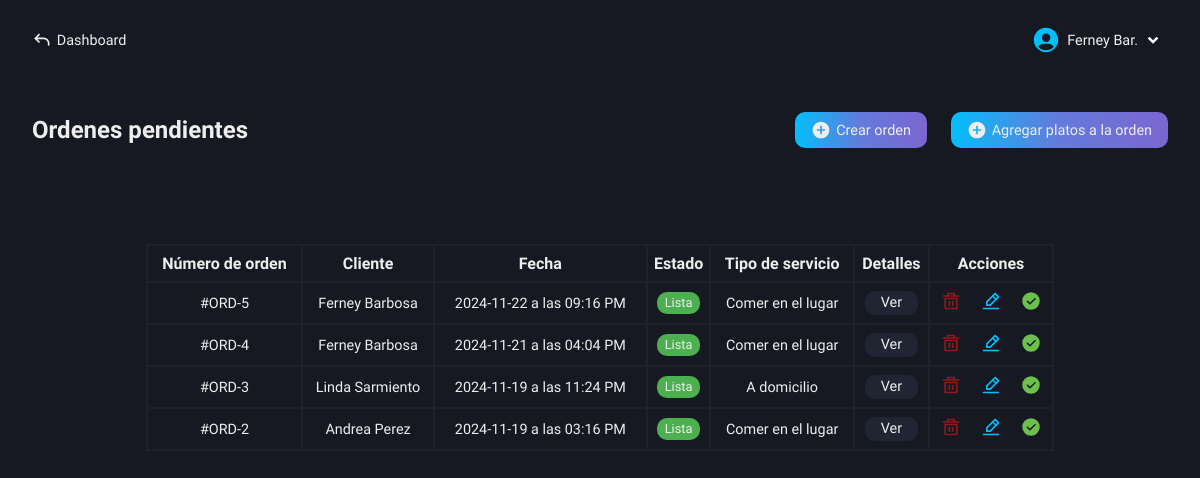
Page /roles/restaurant/kitchen/pending-orders.php (signed in) on the earlier database version.
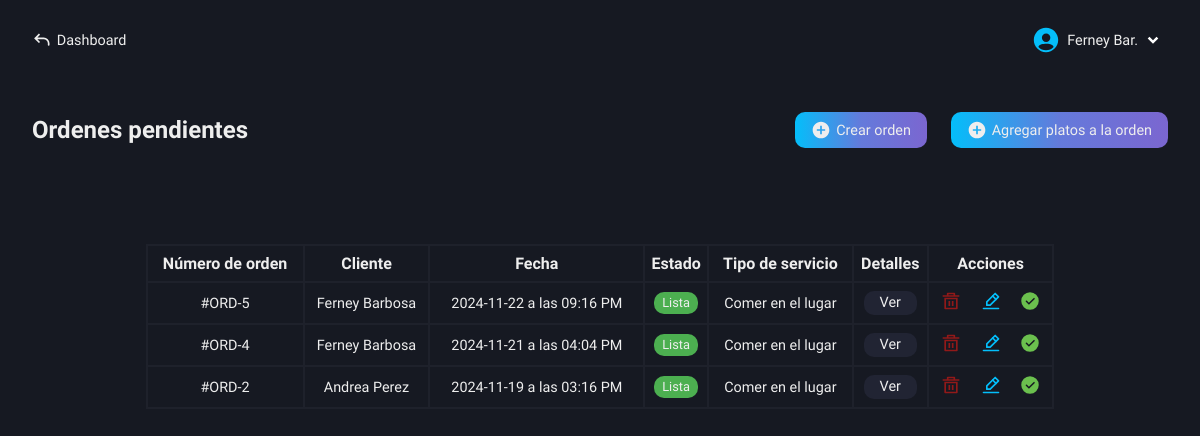
Same page on the later database version.
### tables this page shows
CREATE TABLE `users` (
  `id` int(11) NOT NULL AUTO_INCREMENT,
  `name` varchar(100) NOT NULL,
  `lastname` varchar(100) NOT NULL,
  `email` varchar(100) NOT NULL,
  `phone_number` varchar(100) NOT NULL,
  `pass` varchar(100) NOT NULL,
  `name_business` varchar(100) NOT NULL,
  `role` varchar(100) NOT NULL,
  PRIMARY KEY (`id`)
);

CREATE TABLE `pending_orders` (
  `id` int(11) NOT NULL AUTO_INCREMENT,
  `order_number` int(11) NOT NULL,
  `customer` varchar(100) NOT NULL,
  `order_date` varchar(100) NOT NULL,
  `order_status` varchar(100) NOT NULL,
  `type_service` varchar(100) NOT NULL,
  `transaction` varchar(100) NOT NULL,
  PRIMARY KEY (`id`)
);

### roles/restaurant/kitchen/pending-orders.php (the view, shortened to what this page needs)
<!DOCTYPE html>
<html lang="es">
<head>
    <link rel="stylesheet" href="../../../css/restaurant/pending-orders.css">
    <?php
        include("../../../conexion.php");
        if (isset($_SESSION['user_id'])) {
            $id_user = $_SESSION['user_id'];
        } else {
            header("Location: ../../../index.php");
            exit();
        }
    ?>
</head>
<body>
    <main class="main">
        <nav class="nav-dash">
            <a href="../../dashboard-restaurant.php" class="go-dash">
                <svg xmlns="http://www.w3.org/2000/svg" width="20" height="20" viewBox="0 0 24 24"><path fill="#eee" d="m4 10l-.707.707L2.586 10l.707-.707zm17 8a1 1 0 1 1-2 0zM8.293 15.707l-5-5l1.414-1.414l5 5zm-5-6.414l5-5l1.414 1.414l-5 5zM4 9h10v2H4zm17 7v2h-2v-2zm-7-7a7 7 0 0 1 7 7h-2a5 5 0 0 0-5-5z"/></svg>
                <p>Dashboard</p>
            </a>
            <div class="user-modal">
                <div class="username">
                    <img src="../../../svg/people.svg" alt="">
                    <div class="name-down">
                        <?php
                            $queryData = "SELECT name, lastname FROM users WHERE id = $id_user";
                            $result = mysqli_query($conexion, $queryData);
                            $rowData = mysqli_fetch_assoc($result);
                            echo "<p class='name'>" . $rowData['name'] . ' ' . substr($rowData['lastname'], 0, 3) . ".</p>";
                        ?>
                        <img src="../../../svg/down-arrow.svg" alt="">
                    </div>
                </div>
            </div>
        </nav>
        <section class="pending-orders" id="hidden-modal">
            <div class="orders-content">
                <div class="tlt-button">
                    <h2 class="tlt-function">Ordenes pendientes</h2>
                    <div class="content-buttons">
                        <a href="create-orders.php" class="button-function bg-btn">
                            <svg xmlns="http://www.w3.org/2000/svg" width="20" height="20" viewBox="0 0 24 24"><path fill="#eee" d="M12 2C6.477 2 2 6.477 2 12s4.477 10 10 10s10-4.477 10-10S17.523 2 12 2m5 11h-4v4h-2v-4H7v-2h4V7h2v4h4z"/></svg>
                            <p>Crear orden</p>
                        </a>
                        <a href="functions/add-orders-details.php" class="button-function bg-btn">
                            <svg xmlns="http://www.w3.org/2000/svg" width="20" height="20" viewBox="0 0 24 24"><path fill="#eee" d="M12 2C6.477 2 2 6.477 2 12s4.477 10 10 10s10-4.477 10-10S17.523 2 12 2m5 11h-4v4h-2v-4H7v-2h4V7h2v4h4z"/></svg>
                            <p>Agregar platos a la orden</p>
                        </a>
                    </div>
                </div>
                <div class="content-table">
                    <table>
                        <tr>
                            <th>Número de orden</th>
                            <th>Cliente</th>
                            <th>Fecha</th>
                            <th>Estado</th>
                            <th>Tipo de servicio</th>
                            <th>Detalles</th>
                            <th>Acciones</th>
                        </tr>
                        <?php
                            $getOrders = "SELECT * FROM pending_orders ORDER BY order_number DESC";
                            $resultOrders = mysqli_query($conexion, $getOrders);
                            if($resultOrders -> num_rows > 0) {
                                while($row = mysqli_fetch_assoc($resultOrders)){
                                    $order_number = $row['order_number'];
                                    $id = $row['id'];
                                    $order_date = $row['order_date'];
                                    $date = new DateTime($order_date);
                                    $formatted_date = $date->format('Y-m-d \a \l\a\s h:i A');
                                    $status_class = '';
                                    switch ($row['order_status']) {
                                        case 'Lista':
                                            $status_class = 'ready';
                                            break;
                                    }
                                    $class_sale = '';
                                    $class_cart = '';
                                    switch ($row['transaction']) {
                                        case '1':
                                            $class_cart = 'not-sent';
                                            $class_sale = 'yes-sent';
                                            break;
                                    }
                                    echo "<tr>
                                            <td>#ORD-" . $row['order_number'] . "</td>
                                            <td>" . ucwords($row['customer']) . "</td>
                                            <td>" . $formatted_date . "</td>
                                            <td><span class='" . $status_class . "'>" . $row['order_status'] . "</span></td>
                                            <td>" . $row['type_service'] . "</td>
                                            <td class='view-details'>
                                                <a href='details.php?order_number=$order_number'>Ver</a>
                                            </td>
                                            <td>
                                                <a href='functions/delete.php?id=$id'>
                                                    <img src='../../../svg/delete.svg' title='Eliminar' />
                                                </a>
                                                <a href='functions/get-data.php?id=$id'>
                                                    <img src='../../../svg/edit.svg' title='Editar' />
                                                </a>
                                                <a href='functions/send-order-sale.php?order_number=$order_number' class='" . $class_cart . "'>
                                                    <img  src='../../../svg/cart.svg' title='Enviar a ventas' />
                                                </a>
                                                <span class='" . $class_sale . "'>
                                                    <img src='../../../svg/success.svg' title='Enviado a ventas' />
                                                </span>
                                            </td>
                                          </tr>";
                                }
                            } else {
                                echo "<tr>
                                        <td colspan='7'>No hay ordenes pendientes.</td>
                                      </tr>";
                            }
                        ?>
                    </table>
                </div>
            </div>
        </section>
    </main>
</body>
</html>

### css/restaurant/pending-orders.css (style rules this page uses)
.main { display: grid; grid-template-columns: 1fr; grid-template-rows: 80px auto; height: 100vh; background-color: var(--color-dark-blue-gray); }
.pending-orders { grid-column: 1 / 2; grid-row: 2 / 3; padding: 2rem; box-sizing: border-box; background-color: var(--color-dark-blue-gray); }
.orders-content { display: flex; flex-direction: column; gap: 3rem; }
.tlt-button { display: flex; align-items: center; justify-content: space-between; }
.content-buttons { display: flex; align-items: center; gap: 1.5rem; }
.button-function { display: flex; align-items: center; gap: .3rem; padding: .5rem 1rem; border-radius: 10px; font-size: .9rem; text-decoration: none; }
.content-table { margin-top: 3rem; }
table { border-collapse: collapse; }
table { width: 80%; margin: auto; }
th, td { padding: .5rem 0; text-align: center; border: 2px solid var(--color-slate-gray); box-sizing: border-box; }
td { font-size: .9rem; font-weight: 300; }
td:nth-child(7) a { text-decoration: none; }
td:nth-child(7) a:nth-child(2) { margin-left: 1rem; }
td:nth-child(7) span { margin-left: 1rem; }
.view-details a { text-decoration: none; background-color: var(--color-dark-charcoal-blue); padding: .2rem 1rem; border-radius: 10px; }
.ready { background-color: var(--color-dark-green); padding: .2rem .5rem; border-radius: 10px; font-size: .8rem; }
.yes-sent { display: inline-block; }

### css/base-nav-dash.css (style rules this page uses)
* { color: #eee; }
.nav-dash { grid-column: 1 / 2; grid-row: 1 / 2; display: flex; align-items: center; justify-content: space-between; padding: 0 2rem; box-sizing: border-box; user-select: none; }
.username { display: flex; align-items: center; gap: .4rem; cursor: pointer; }
.name-down { display: flex; align-items: center; }
.name-down .name { color: #eee; font-size: .9rem; }
.go-dash { display: flex; align-items: center; gap: .3rem; text-decoration: none; }
.go-dash p { font-size: .9rem; color: #eee; }

### css/base-btn-bd.css (style rules this page uses)
.bg-btn { background: linear-gradient( 90deg, #04BEFA, #647adb, #7b66d0, #9554c9, #04BEFA ); background-size: 200%; animation: gradient-move 5s infinite; transition: transform 0.2s, box-shadow 0.2s; }

Differences in the rows shown:
removed pending_orders: order_number "3", customer "Linda Sarmiento", order_date "2024-11-19 a las 11:24 PM", order_status "Lista", type_service "A domicilio"
